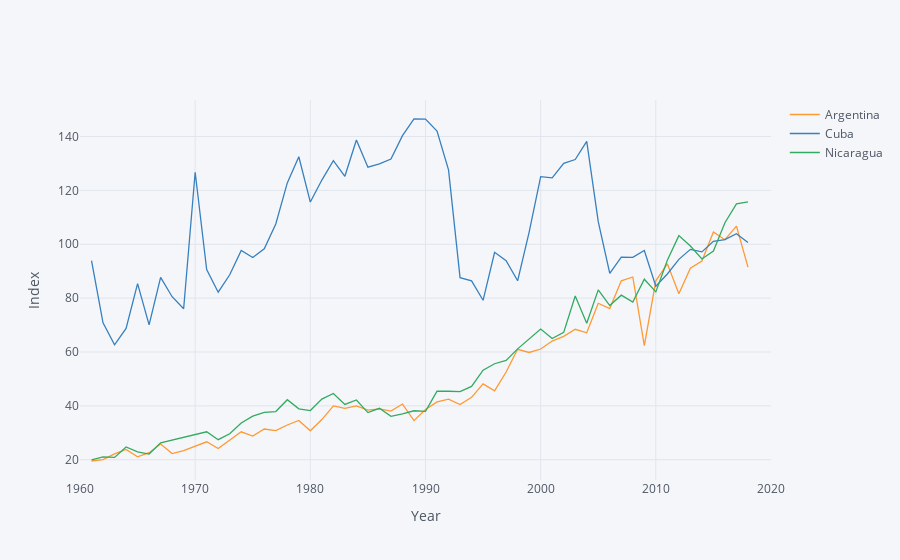

Notebook code cell kept with this figure:
### Markdown cell above
### Crop Production Over Time

### Code cell
vars = {"AG.PRD.CROP.XD":"Crop index"}

crop = fix_date_index(wbdata.get_dataframe(vars,country=use)).squeeze().unstack('country')

crop.iplot(xTitle="Year",yTitle="Index")
